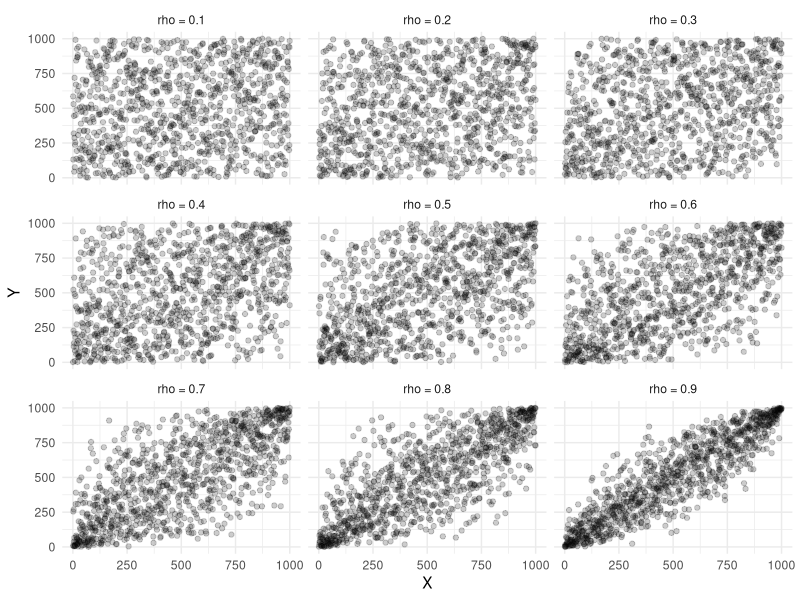
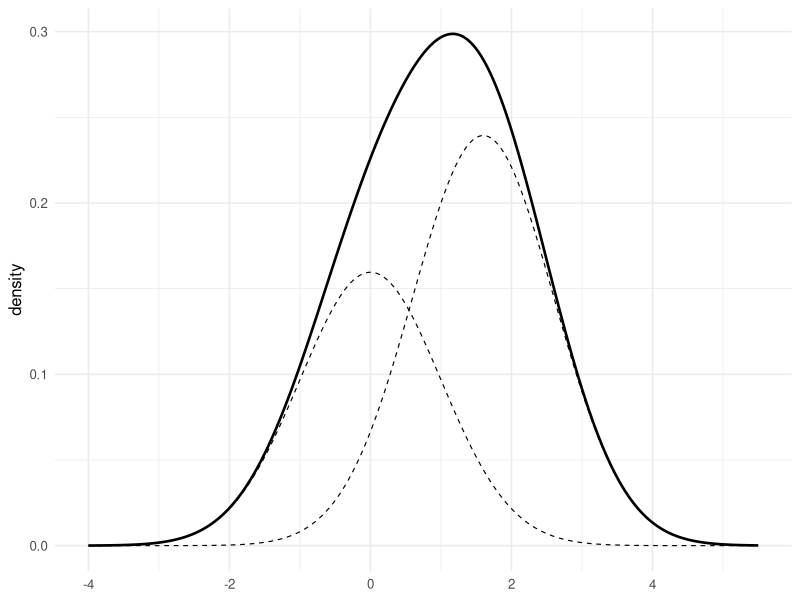
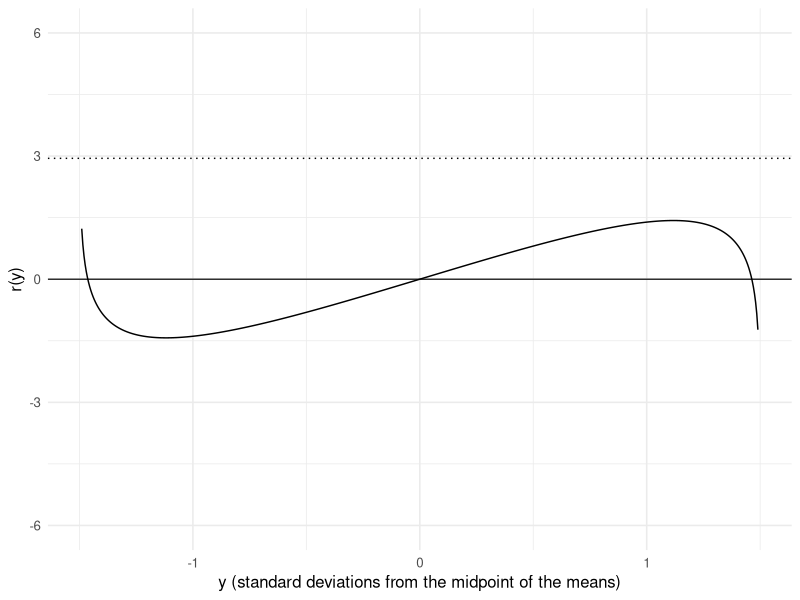
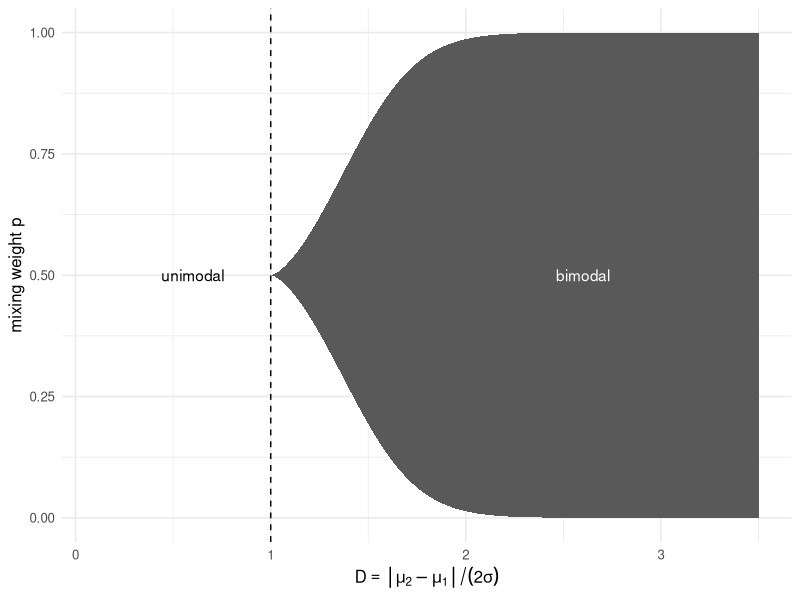
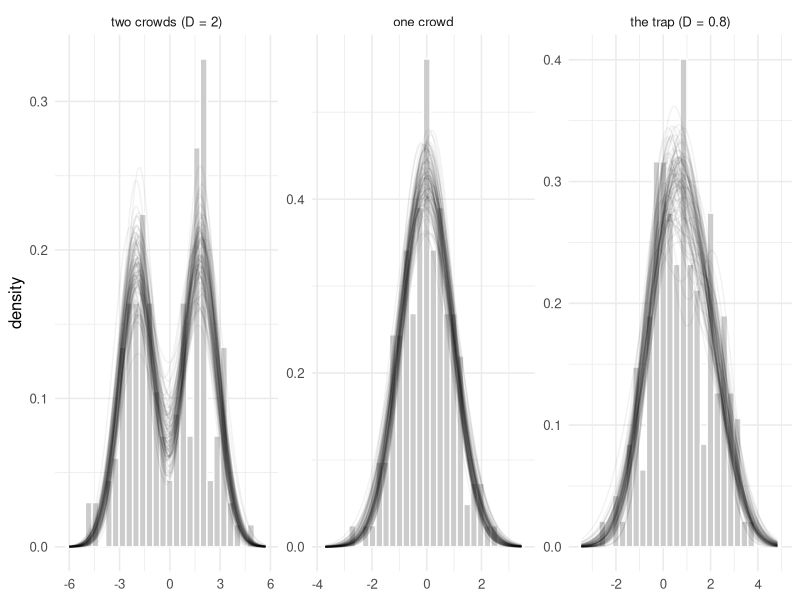
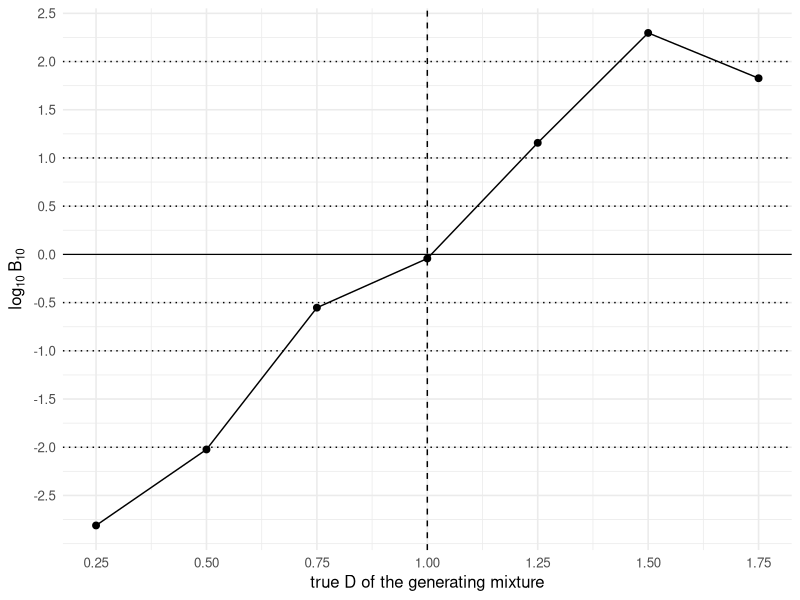
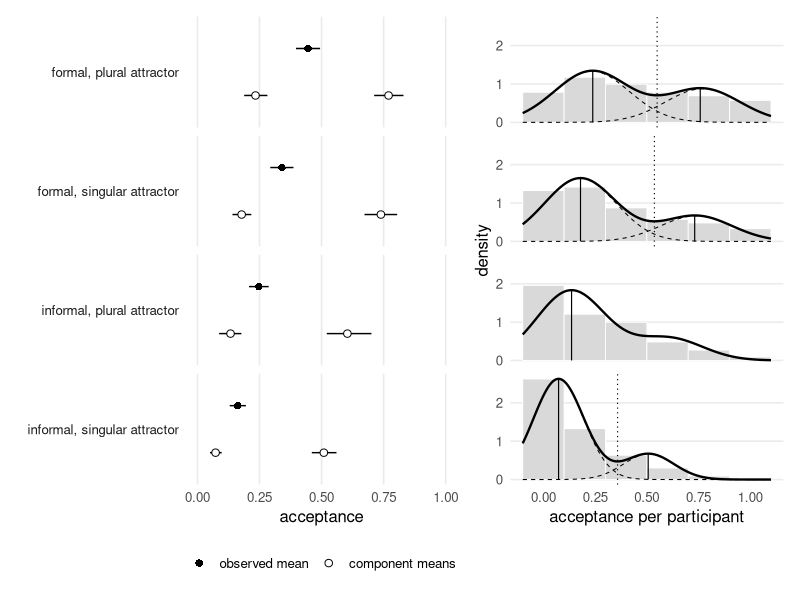

Source code (R) for these figures, in order:
## ---- chunk 1
library(MASS)
library(tidyverse)

set.seed(42)

rhos <- c(0.1, 0.2, 0.3, 0.4, 0.5, 0.6, 0.7, 0.8, 0.9)
n <- 1000

# Map through correlation values and generate ranked data frame
df_ranked <- map_dfr(rhos, function(r) {
  Sigma <- matrix(c(1, r, r, 1), nrow = 2)
  dat <- mvrnorm(n = n, mu = c(0, 0), Sigma = Sigma)

  tibble(
    rho = paste0("rho = ", r),
    X_rank = rank(dat[, 1]),
    Y_rank = rank(dat[, 2])
  )
})

# Faceted scatter plot
ggplot(df_ranked, aes(x = X_rank, y = Y_rank)) +
  geom_point(alpha = 0.2) +
  facet_wrap(~rho, nrow = 3) +
  theme_minimal() +
  labs(
    x = "X",
    y = "Y"
  )
## ---- chunk 2
#| label: setup
library(ggplot2)
library(dplyr)
library(tidyr)
library(patchwork)
theme_set(theme_minimal(base_size = 12))
## ---- chunk 3
#| label: fig-trap
#| fig-width: 7
#| fig-height: 3.2
#| fig-cap: "A two-component mixture (p = 0.4, means 0 and 1.6, σ = 1) whose density has a single peak. If you saw only the solid line you would call it a skewed unimodal distribution, and you would be right."
mix <- function(x, mu1, mu2, sigma, p) {
  p * dnorm(x, mu1, sigma) + (1 - p) * dnorm(x, mu2, sigma)
}

grid <- seq(-4, 5.5, length.out = 601)
data.frame(x = grid) |>
  mutate(
    total = mix(x, 0, 1.6, 1, 0.4),
    comp1 = 0.4 * dnorm(x, 0, 1),
    comp2 = 0.6 * dnorm(x, 1.6, 1)
  ) |>
  pivot_longer(-x) |>
  ggplot(aes(x, value, linetype = name, linewidth = name)) +
  geom_line() +
  scale_linetype_manual(
    values = c(total = "solid", comp1 = "dashed", comp2 = "dashed"),
    guide = "none"
  ) +
  scale_linewidth_manual(
    values = c(total = 0.9, comp1 = 0.4, comp2 = 0.4),
    guide = "none"
  ) +
  labs(x = NULL, y = "density")
## ---- chunk 4
#| label: fig-wiggle
#| fig-width: 7
#| fig-height: 3.4
#| fig-cap: "r(y) for D = 1.5. A balanced mixture (log-odds 0, solid line) cuts through the wiggle three times, so it is bimodal. A 95/5 mixture (log-odds ≈ 2.9, dotted) misses the wiggle and crosses once, so it is unimodal despite the well-separated means."
D <- 1.5
y <- seq(-D + 0.01, D - 0.01, length.out = 601)
r <- log((D - y) / (D + y)) + 2 * D * y

ggplot(data.frame(y, r), aes(y, r)) +
  geom_line() +
  geom_hline(yintercept = 0, linewidth = 0.4) +
  geom_hline(yintercept = log(0.95 / 0.05), linetype = "dotted") +
  coord_cartesian(ylim = c(-6, 6)) +
  labs(
    x = "y (standard deviations from the midpoint of the means)",
    y = "r(y)"
  )
## ---- chunk 5
#| label: is-unimodal
is_unimodal <- function(mu1, mu2, sigma, p) {
  D <- abs(mu1 - mu2) / (2 * sigma)
  s <- sqrt(pmax(D^2 - 1, 0)) # 0 when D <= 1, avoids NaN
  wiggle_top <- 2 * log(D - s) + 2 * D * s
  D <= 1 | abs(log(p / (1 - p))) >= wiggle_top
}
## ---- chunk 6
#| label: verify
count_modes <- function(mu1, mu2, sigma, p) {
  g <- seq(
    min(mu1, mu2) - 4 * sigma,
    max(mu1, mu2) + 4 * sigma,
    length.out = 2001
  )
  d <- diff(mix(g, mu1, mu2, sigma, p))
  sum(d[-length(d)] > 0 & d[-1] <= 0) # rises then falls = a peak
}

set.seed(1)
agree <- replicate(2000, {
  mu <- sort(runif(2, -3, 3))
  sigma <- runif(1, 0.3, 2)
  p <- runif(1, 0.02, 0.98)
  is_unimodal(mu[1], mu[2], sigma, p) ==
    (count_modes(mu[1], mu[2], sigma, p) == 1)
})
mean(agree)
## ---- chunk 7
#| label: fig-region
#| fig-width: 7
#| fig-height: 3.6
#| fig-cap: "The bimodal region in (D, p) space. Left of D = 1 nothing is bimodal. Past it, the region opens up around p = 1/2 and widens as separation grows."
crit_p <- function(D) {
  s <- sqrt(D^2 - 1)
  1 / (1 + exp(2 * log(D - s) + 2 * D * s))
}

Dg <- seq(1.0001, 3.5, length.out = 500)
ggplot(data.frame(D = Dg, lo = crit_p(Dg), hi = 1 - crit_p(Dg))) +
  geom_ribbon(aes(D, ymin = lo, ymax = hi), fill = "grey35") +
  geom_vline(xintercept = 1, linetype = "dashed") +
  annotate("text", x = 2.6, y = 0.5, label = "bimodal", color = "white") +
  annotate("text", x = 0.6, y = 0.5, label = "unimodal") +
  coord_cartesian(xlim = c(0.1, 3.5), ylim = c(0, 1)) +
  labs(
    x = expression(D == group("|", mu[2] - mu[1], "|") / (2 * sigma)),
    y = "mixing weight p"
  )
## ---- chunk 8
#| label: prior-prob
prior_prob_unimodal <- function(x, n_draws = 50000, m = 1, nu = 4) {
  s2 <- var(x)
  xi <- unname(quantile(x, c(0.25, 0.75)))
  sig2 <- 1 / rgamma(n_draws, nu / 2, rate = s2 / 2)
  mu1 <- rnorm(n_draws, xi[1], sqrt(sig2 / m))
  mu2 <- rnorm(n_draws, xi[2], sqrt(sig2 / m))
  p <- runif(n_draws)
  mean(is_unimodal(pmin(mu1, mu2), pmax(mu1, mu2), sqrt(sig2), p))
}
## ---- chunk 9
#| label: gibbs
gibbs_bimodal <- function(x, n_iter = 12000, burn_in = 2000, m = 1, nu = 4) {
  n <- length(x)
  s2 <- var(x)
  xi <- unname(quantile(x, c(0.25, 0.75)))

  # initial values
  mu <- xi
  sig2 <- var(x) / 2
  p <- 0.5

  draws <- matrix(
    NA_real_,
    n_iter - burn_in,
    5,
    dimnames = list(NULL, c("mu1", "mu2", "sigma", "p", "bimodal"))
  )

  for (t in seq_len(n_iter)) {
    # 1. labels
    d1 <- p * dnorm(x, mu[1], sqrt(sig2))
    d2 <- (1 - p) * dnorm(x, mu[2], sqrt(sig2))
    z <- 1 + (runif(n) > d1 / (d1 + d2))

    # 2. means
    for (j in 1:2) {
      nj <- sum(z == j)
      xbarj <- if (nj > 0) mean(x[z == j]) else 0
      mu[j] <- rnorm(
        1,
        (m * xi[j] + nj * xbarj) / (m + nj),
        sqrt(sig2 / (m + nj))
      )
    }

    # 3. variance
    b <- (s2 + sum((x - mu[z])^2) + m * sum((mu - xi)^2)) / 2
    sig2 <- 1 / rgamma(1, shape = (nu + n + 2) / 2, rate = b)

    # 4. weight
    n1 <- sum(z == 1)
    p <- rbeta(1, n1 + 1, n - n1 + 1)

    # store, relabelled so that mu1 < mu2
    if (t > burn_in) {
      o <- order(mu)
      draws[t - burn_in, ] <- c(
        mu[o],
        sqrt(sig2),
        if (o[1] == 1) p else 1 - p,
        !is_unimodal(mu[1], mu[2], sqrt(sig2), p)
      )
    }
  }
  as.data.frame(draws)
}
## ---- chunk 10
#| label: bf
bimodality_test <- function(x, ...) {
  fit <- gibbs_bimodal(x, ...)
  M <- nrow(fit)
  post1 <- min(max(mean(fit$bimodal), 1 / M), 1 - 1 / M)
  pri0 <- prior_prob_unimodal(x)
  bf10 <- (post1 / (1 - post1)) * (pri0 / (1 - pri0))
  list(
    fit = fit,
    post_bimodal = post1,
    prior_bimodal = 1 - pri0,
    log10_bf = log10(bf10)
  )
}
## ---- chunk 11
#| label: fake-data
set.seed(42)
n <- 166
fake <- list(
  "two crowds (D = 2)" = c(rnorm(n / 2, -2, 1), rnorm(n / 2, 2, 1)),
  "one crowd" = rnorm(n, 0, 1),
  "the trap (D = 0.8)" = ifelse(
    runif(n) < 0.4,
    rnorm(n, 0, 1),
    rnorm(n, 1.6, 1)
  )
)
results <- lapply(fake, bimodality_test)
## ---- chunk 12
#| label: fig-posterior-fits
#| fig-width: 8.5
#| fig-height: 3.2
#| fig-cap: "Posterior draws of the mixture density (100 per panel) over the simulated data. In the trap panel the sampler uses two components and the resulting density still has one peak, which is the distinction the whole test runs on."
set.seed(42)
spaghetti <- lapply(names(fake), function(nm) {
  x <- fake[[nm]]
  fit <- results[[nm]]$fit[sample(nrow(results[[nm]]$fit), 100), ]
  g <- seq(min(x) - 1, max(x) + 1, length.out = 301)
  cbind(
    dataset = nm,
    expand.grid(x = g, draw = seq_len(100)) |>
      mutate(
        d = mix(x, fit$mu1[draw], fit$mu2[draw], fit$sigma[draw], fit$p[draw])
      )
  )
}) |>
  bind_rows() |>
  mutate(dataset = factor(dataset, levels = names(fake)))

obs <- bind_rows(lapply(names(fake), \(nm) {
  data.frame(dataset = nm, x = fake[[nm]])
})) |>
  mutate(dataset = factor(dataset, levels = names(fake)))

ggplot() +
  geom_histogram(
    data = obs,
    aes(x, after_stat(density)),
    bins = 30,
    fill = "grey80",
    color = "white"
  ) +
  geom_line(data = spaghetti, aes(x, d, group = draw), alpha = 0.05) +
  facet_wrap(~dataset, scales = "free") +
  labs(x = NULL, y = "density")
## ---- chunk 13
#| label: fake-table
#| echo: true
tibble(
  dataset = names(results),
  `P(bimodal) prior` = sapply(results, \(r) round(r$prior_bimodal, 2)),
  `P(bimodal) posterior` = sapply(results, \(r) round(r$post_bimodal, 2)),
  `log10 BF` = sapply(results, \(r) round(r$log10_bf, 2))
) |>
  knitr::kable(align = "lrrr")
## ---- chunk 14
#| label: fig-sweep
#| fig-width: 7
#| fig-height: 3.6
#| fig-cap: "log₁₀ Bayes factor for bimodality as the true separation grows (balanced mixtures, n = 166, one simulated dataset per point). Dotted lines at ±0.5, ±1, ±2 are the Jeffreys thresholds; the dashed vertical line is the theoretical unimodality boundary D = 1."
set.seed(514)
seps <- seq(0.5, 3.5, by = 0.5) # |mu2 - mu1| in sigma units, so D = seps / 2
sweep <- sapply(seps, function(delta) {
  x <- c(rnorm(n / 2, -delta / 2, 1), rnorm(n / 2, delta / 2, 1))
  bimodality_test(x, n_iter = 8000, burn_in = 1000)$log10_bf
})

ggplot(data.frame(D = seps / 2, lbf = sweep), aes(D, lbf)) +
  geom_hline(yintercept = c(-2, -1, -0.5, 0.5, 1, 2), linetype = "dotted") +
  geom_hline(yintercept = 0, linewidth = 0.4) +
  geom_vline(xintercept = 1, linetype = "dashed") +
  geom_line() +
  geom_point(size = 2) +
  scale_x_continuous(breaks = seq(0, 3, by = 0.25)) +
  scale_y_continuous(breaks = seq(-2.5, 2.5, by = 0.5)) +
  labs(x = "true D of the generating mixture", y = expression(log[10] ~ B[10]))
## ---- chunk 15
#| label: real-load
honorific <- read.csv("honorific-plural.csv")

labels <- c(
  formal_pl = "formal, plural attractor",
  formal_sg = "formal, singular attractor",
  informal_pl = "informal, plural attractor",
  informal_sg = "informal, singular attractor"
)

ptcp <- honorific |>
  filter(verb == "pl") |>
  group_by(participant, register, attractor) |>
  summarise(acceptance = mean(yes), .groups = "drop") |>
  mutate(
    condition = factor(
      labels[paste(register, attractor, sep = "_")],
      levels = unname(labels)
    )
  )
## ---- chunk 16
#| label: real-test
set.seed(2026)
real <- lapply(levels(ptcp$condition), function(cn) {
  bimodality_test(ptcp$acceptance[ptcp$condition == cn])
})
names(real) <- levels(ptcp$condition)

cond_mean <- ptcp |>
  group_by(condition) |>
  summarise(m = mean(acceptance), se = sd(acceptance) / sqrt(n())) |>
  mutate(lo = m - 1.96 * se, hi = m + 1.96 * se)

tibble(
  condition = names(real),
  mean = round(cond_mean$m, 2),
  `P(bi) prior` = sapply(real, \(r) round(r$prior_bimodal, 2)),
  `P(bi) post` = sapply(real, \(r) round(r$post_bimodal, 2)),
  `log10 BF` = sapply(real, \(r) round(r$log10_bf, 2)),
  mu1 = sapply(real, \(r) round(mean(r$fit$mu1), 2)),
  mu2 = sapply(real, \(r) round(mean(r$fit$mu2), 2)),
  sigma = sapply(real, \(r) round(mean(r$fit$sigma), 2)),
  D = sapply(real, \(r) {
    round(mean(abs(r$fit$mu1 - r$fit$mu2) / (2 * r$fit$sigma)), 2)
  })
) |>
  knitr::kable(align = "lrrrrrrrr")
## ---- chunk 17
#| label: real-modes
# local maxima and minima of the fitted density, read off a fine grid
crit_points <- function(mu1, mu2, sigma, p, from = -0.3, to = 1.3) {
  g <- seq(from, to, length.out = 4001)
  d <- mix(g, mu1, mu2, sigma, p)
  s <- diff(d)
  list(
    mode = g[which(s[-length(s)] > 0 & s[-1] <= 0) + 1],
    antimode = g[which(s[-length(s)] < 0 & s[-1] >= 0) + 1]
  )
}

fitted_par <- bind_rows(lapply(names(real), function(cn) {
  f <- real[[cn]]$fit
  data.frame(
    condition = cn,
    mu1 = mean(f$mu1),
    mu2 = mean(f$mu2),
    sigma = mean(f$sigma),
    p = mean(f$p),
    split = real[[cn]]$log10_bf > 0.5 # Jeffreys: substantial or better
  )
})) |>
  mutate(condition = factor(condition, levels = levels(ptcp$condition)))
## ---- chunk 18
#| label: fig-conditions
#| fig-width: 8.5
#| fig-height: 5
#| fig-cap: "Left: observed mean per condition (filled) and the posterior component means (hollow), with 95% intervals. Right: per-participant acceptance as a histogram, with the fitted mixture at the posterior mean parameters. Short vertical lines mark the modes of that fitted density; the dotted line is the antimode dividing them. Component densities (dashed) are drawn only where log₁₀ B₁₀ > 0.5. Each participant saw five items per condition, so an individual rate can only be 0, 0.2, 0.4, 0.6, 0.8 or 1."
comp <- bind_rows(lapply(names(real), function(cn) {
  f <- real[[cn]]$fit
  data.frame(
    condition = cn,
    m = c(mean(f$mu1), mean(f$mu2)),
    lo = c(quantile(f$mu1, 0.025), quantile(f$mu2, 0.025)),
    hi = c(quantile(f$mu1, 0.975), quantile(f$mu2, 0.975))
  )
}))

pts <- bind_rows(
  cond_mean |> transmute(condition, m, lo, hi, what = "observed mean"),
  comp |> mutate(what = "component means")
) |>
  mutate(
    condition = factor(condition, levels = levels(ptcp$condition)),
    what = factor(what, levels = c("observed mean", "component means")),
    row = ifelse(what == "observed mean", 0.28, -0.28)
  )

p_mean <- ggplot(pts, aes(m, row, shape = what)) +
  geom_linerange(aes(xmin = lo, xmax = hi), linewidth = 0.5) +
  geom_point(size = 2.2, fill = "white") +
  facet_wrap(~condition, ncol = 1, strip.position = "left") +
  scale_shape_manual(
    values = c("observed mean" = 16, "component means" = 21),
    name = NULL
  ) +
  scale_x_continuous(limits = c(0, 1), breaks = seq(0, 1, 0.25)) +
  scale_y_continuous(limits = c(-0.6, 0.6)) +
  labs(x = "acceptance", y = NULL) +
  theme(
    panel.grid.major.y = element_blank(),
    panel.grid.minor = element_blank(),
    axis.text.y = element_blank(),
    strip.text.y.left = element_text(angle = 0, hjust = 1),
    legend.position = "bottom"
  )

xg <- seq(-0.1, 1.1, length.out = 301)

dens <- bind_rows(lapply(seq_len(nrow(fitted_par)), function(i) {
  r <- fitted_par[i, ]
  blank <- rep(NA_real_, length(xg))
  data.frame(
    condition = r$condition,
    x = xg,
    fitted = mix(xg, r$mu1, r$mu2, r$sigma, r$p),
    low = if (r$split) r$p * dnorm(xg, r$mu1, r$sigma) else blank,
    high = if (r$split) (1 - r$p) * dnorm(xg, r$mu2, r$sigma) else blank
  )
})) |>
  pivot_longer(c(fitted, low, high), values_drop_na = TRUE)

peaks <- bind_rows(lapply(seq_len(nrow(fitted_par)), function(i) {
  r <- fitted_par[i, ]
  cp <- crit_points(r$mu1, r$mu2, r$sigma, r$p)
  x <- c(cp$mode, cp$antimode)
  data.frame(
    condition = r$condition,
    x = x,
    y = mix(x, r$mu1, r$mu2, r$sigma, r$p),
    kind = rep(c("mode", "antimode"), c(length(cp$mode), length(cp$antimode)))
  )
}))

p_hist <- ggplot() +
  geom_histogram(
    data = ptcp,
    aes(acceptance, after_stat(density)),
    binwidth = 0.2,
    center = 0,
    fill = "grey85",
    colour = "white",
    linewidth = 0.3
  ) +
  geom_vline(
    data = filter(peaks, kind == "antimode"),
    aes(xintercept = x),
    linetype = "dotted",
    linewidth = 0.4
  ) +
  geom_segment(
    data = filter(peaks, kind == "mode"),
    aes(x = x, xend = x, y = 0, yend = y),
    linewidth = 0.4
  ) +
  geom_line(data = dens, aes(x, value, linetype = name, linewidth = name)) +
  scale_linetype_manual(
    values = c(fitted = "solid", low = "dashed", high = "dashed"),
    guide = "none"
  ) +
  scale_linewidth_manual(
    values = c(fitted = 0.8, low = 0.35, high = 0.35),
    guide = "none"
  ) +
  facet_wrap(~condition, ncol = 1) +
  scale_x_continuous(breaks = seq(0, 1, 0.25)) +
  coord_cartesian(xlim = c(-0.1, 1.1)) +
  labs(x = "acceptance per participant", y = "density") +
  theme(
    panel.grid.minor = element_blank(),
    panel.grid.major.x = element_blank(),
    strip.text = element_blank()
  )

p_mean + p_hist
